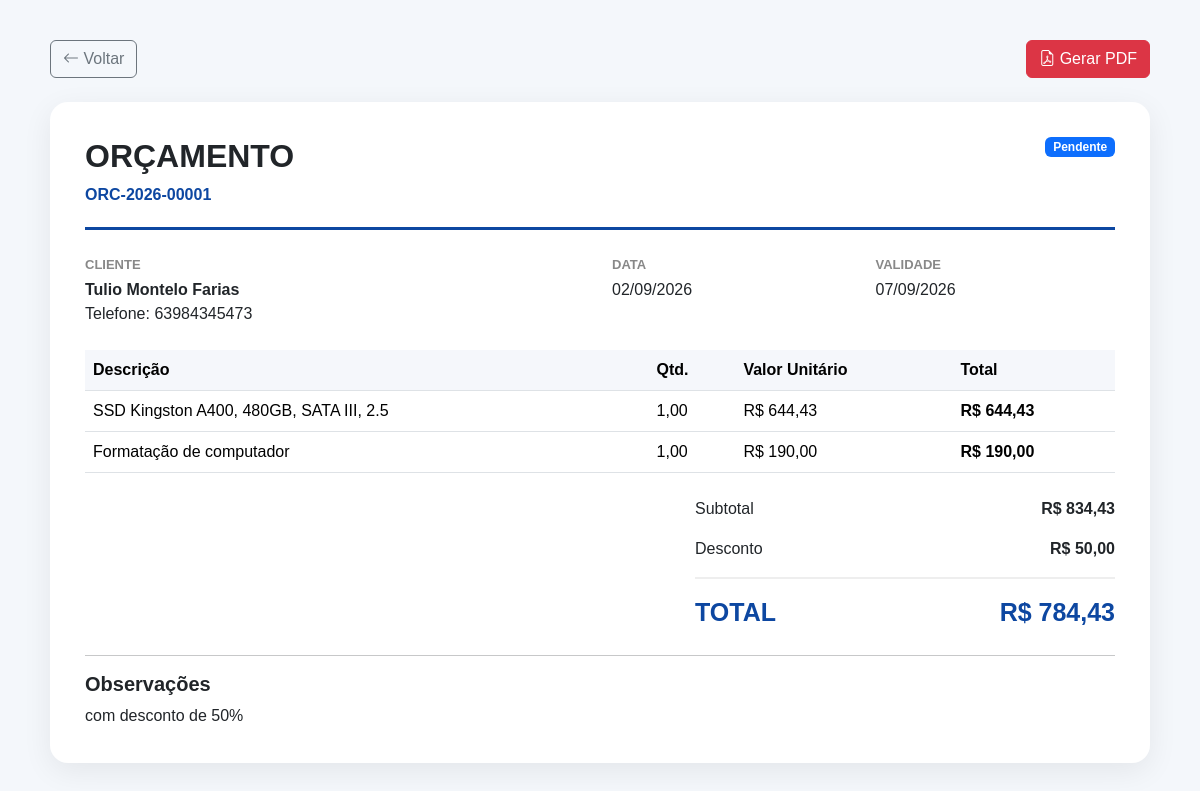
Page /orcamentos/visualizar.php?id=1 (signed in) on the committed database.
### tables this page shows
CREATE TABLE `orcamentos` (
  `id` int(11) NOT NULL,
  `numero` varchar(30) NOT NULL,
  `cliente_id` int(11) NOT NULL,
  `data_orcamento` date NOT NULL,
  `validade` date DEFAULT NULL,
  `subtotal` decimal(12,2) NOT NULL DEFAULT 0.00,
  `desconto` decimal(12,2) NOT NULL DEFAULT 0.00,
  `total` decimal(12,2) NOT NULL DEFAULT 0.00,
  `status` enum('pendente','aprovado','recusado','finalizado') DEFAULT 'pendente',
  `observacoes` text DEFAULT NULL,
  `usuario_id` int(11) DEFAULT NULL,
  `criado_em` timestamp NOT NULL DEFAULT current_timestamp(),
  `atualizado_em` timestamp NOT NULL DEFAULT current_timestamp() ON UPDATE current_timestamp()
);

CREATE TABLE `clientes` (
  `id` int(11) NOT NULL,
  `nome` varchar(150) NOT NULL,
  `tipo_pessoa` enum('fisica','juridica') DEFAULT 'fisica',
  `cpf_cnpj` varchar(20) DEFAULT NULL,
  `telefone` varchar(20) DEFAULT NULL,
  `whatsapp` varchar(20) DEFAULT NULL,
  `email` varchar(150) DEFAULT NULL,
  `cep` varchar(10) DEFAULT NULL,
  `endereco` varchar(200) DEFAULT NULL,
  `numero` varchar(20) DEFAULT NULL,
  `complemento` varchar(100) DEFAULT NULL,
  `bairro` varchar(100) DEFAULT NULL,
  `cidade` varchar(100) DEFAULT NULL,
  `estado` char(2) DEFAULT NULL,
  `observacoes` text DEFAULT NULL,
  `status` enum('ativo','inativo') DEFAULT 'ativo',
  `criado_em` timestamp NOT NULL DEFAULT current_timestamp(),
  `atualizado_em` timestamp NOT NULL DEFAULT current_timestamp() ON UPDATE current_timestamp()
);

CREATE TABLE `orcamento_itens` (
  `id` int(11) NOT NULL,
  `orcamento_id` int(11) NOT NULL,
  `servico_id` int(11) DEFAULT NULL,
  `descricao` varchar(255) NOT NULL,
  `quantidade` decimal(10,2) NOT NULL DEFAULT 1.00,
  `valor_unitario` decimal(12,2) NOT NULL DEFAULT 0.00,
  `total` decimal(12,2) NOT NULL DEFAULT 0.00
);

### orcamentos/visualizar.php (the view, shortened to what this page needs)
<?php
require_once "../config/database.php";
$id = filter_input(
    INPUT_GET,
    "id",
    FILTER_VALIDATE_INT
);
$stmt = $pdo->prepare("
    SELECT
        o.*,
        c.nome AS cliente_nome,
        c.cpf_cnpj,
        c.telefone,
        c.whatsapp,
        c.email,
        c.endereco,
        c.numero AS cliente_numero,
        c.bairro,
        c.cidade,
        c.estado
    FROM orcamentos o
    INNER JOIN clientes c
        ON c.id = o.cliente_id
    WHERE o.id = :id
    LIMIT 1
");
$stmt->execute([
    ":id" => $id
]);
$orcamento =
    $stmt->fetch();
$stmtItens = $pdo->prepare("
    SELECT *
    FROM orcamento_itens
    WHERE orcamento_id = :id
    ORDER BY id
");
$stmtItens->execute([
    ":id" => $id
]);
$itens =
    $stmtItens->fetchAll();
?>
<!DOCTYPE html>
<html lang="pt-BR">
<head>
<link
    href="https://cdn.jsdelivr.net/npm/bootstrap@5.3.3/dist/css/bootstrap.min.css"
    rel="stylesheet"
>
<link
    rel="stylesheet"
    href="https://cdn.jsdelivr.net/npm/bootstrap-icons@1.11.3/font/bootstrap-icons.min.css"
>
</head>
<body>
<div class="container-view">
    <div
        class="d-flex justify-content-between align-items-center mb-4"
    >
        <a
            href="index.php"
            class="btn btn-outline-secondary"
        >
            <i class="bi bi-arrow-left"></i>
            Voltar
        </a>
        <div class="d-flex gap-2">
            <a
                href="gerar_pdf.php?id=<?= $orcamento["id"] ?>"
                target="_blank"
                class="btn btn-danger"
            >
                <i class="bi bi-file-earmark-pdf"></i>
                Gerar PDF
            </a>
        </div>
    </div>
    <div class="box">
        <div class="orcamento-header">
            <div
                class="d-flex justify-content-between align-items-start"
            >
                <div>
                    <h2 class="fw-bold">
                        ORÇAMENTO
                    </h2>
                    <div class="numero">
                        <?= htmlspecialchars(
                            $orcamento["numero"]
                        ) ?>
                    </div>
                </div>
                <span class="badge text-bg-primary">
                    <?= ucfirst(
                        $orcamento["status"]
                    ) ?>
                </span>
            </div>
        </div>
        <div class="row g-4 mb-4">
            <div class="col-md-6">
                <div class="info-title">
                    Cliente
                </div>
                <div class="info-value">
                    <strong>
                        <?= htmlspecialchars(
                            $orcamento["cliente_nome"]
                        ) ?>
                    </strong>
                </div>
                <?php if ($orcamento["telefone"]): ?>
                    <div>
                        Telefone:
                        <?= htmlspecialchars(
                            $orcamento["telefone"]
                        ) ?>
                    </div>
                <?php endif; ?>
            </div>
            <div class="col-md-3">
                <div class="info-title">
                    Data
                </div>
                <div class="info-value">
                    <?= date(
                        "d/m/Y",
                        strtotime(
                            $orcamento["data_orcamento"]
                        )
                    ) ?>
                </div>
            </div>
            <div class="col-md-3">
                <div class="info-title">
                    Validade
                </div>
                <div class="info-value">
                    <?php if ($orcamento["validade"]): ?>
                        <?= date(
                            "d/m/Y",
                            strtotime(
                                $orcamento["validade"]
                            )
                        ) ?>
                    <?php else: ?>
                        Não informada
                    <?php endif; ?>
                </div>
            </div>
        </div>
        <div class="table-responsive">
            <table class="table">
                <thead>
                    <tr>
                        <th>Descrição</th>
                        <th>Qtd.</th>
                        <th>Valor Unitário</th>
                        <th>Total</th>
                    </tr>
                </thead>
                <tbody>
                    <?php foreach ($itens as $item): ?>
                        <tr>
                            <td>
                                <?= htmlspecialchars(
                                    $item["descricao"]
                                ) ?>
                            </td>
                            <td>
                                <?= number_format(
                                    $item["quantidade"],
                                    2,
                                    ",",
                                    "."
                                ) ?>
                            </td>
                            <td>
                                R$
                                <?= number_format(
                                    $item["valor_unitario"],
                                    2,
                                    ",",
                                    "."
                                ) ?>
                            </td>
                            <td>
                                <strong>
                                    R$
                                    <?= number_format(
                                        $item["total"],
                                        2,
                                        ",",
                                        "."
                                    ) ?>
                                </strong>
                            </td>
                        </tr>
                    <?php endforeach; ?>
                </tbody>
            </table>
        </div>
        <div class="total-area">
            <div class="total-line">
                <span>
                    Subtotal
                </span>
                <strong>
                    R$
                    <?= number_format(
                        $orcamento["subtotal"],
                        2,
                        ",",
                        "."
                    ) ?>
                </strong>
            </div>
            <div class="total-line">
                <span>
                    Desconto
                </span>
                <strong>
                    R$
                    <?= number_format(
                        $orcamento["desconto"],
                        2,
                        ",",
                        "."
                    ) ?>
                </strong>
            </div>
            <div class="total-line total-final">
                <span>
                    TOTAL
                </span>
                <span>
                    R$
                    <?= number_format(
                        $orcamento["total"],
                        2,
                        ",",
                        "."
                    ) ?>
                </span>
            </div>
        </div>
        <?php if ($orcamento["observacoes"]): ?>
            <hr>
            <h5 class="fw-bold">
                Observações
            </h5>
            <div>
                <?= nl2br(
                    htmlspecialchars(
                        $orcamento["observacoes"]
                    )
                ) ?>
            </div>
        <?php endif; ?>
    </div>
</div>
</body>
</html>

### orcamentos/visualizar.php (style rules this page uses)
body { background: #f4f7fb; font-family: Arial, Helvetica, sans-serif; }
.container-view { max-width: 1100px; margin: 40px auto; }
.box { background: white; padding: 35px; border-radius: 18px; box-shadow: 0 8px 30px rgba(0,0,0,.07); margin-bottom: 25px; }
.orcamento-header { border-bottom: 3px solid #0d47a1; padding-bottom: 20px; margin-bottom: 25px; }
.numero { color: #0d47a1; font-weight: bold; }
.info-title { font-size: 13px; text-transform: uppercase; color: #888; font-weight: bold; }
.info-value { font-size: 16px; margin-top: 3px; }
.table th { background: #f5f7fb; }
.total-area { max-width: 420px; margin-left: auto; }
.total-line { display: flex; justify-content: space-between; padding: 8px 0; }
.total-final { font-size: 25px; color: #0d47a1; font-weight: bold; border-top: 2px solid #eee; margin-top: 8px; padding-top: 15px; }

### rows in the picture
orcamentos: numero "ORC-2026-00001", status "Pendente", cliente.nome "Tulio Montelo Farias", cliente.telefone "63984345473", data_orcamento "02/09/2026", validade "07/09/2026", subtotal "834,43", desconto "50,00", total "784,43", observacoes "com desconto de 50%"
orcamento_itens: descricao "SSD Kingston A400, 480GB, SATA III, 2.5", quantidade "1,00", valor_unitario "644,43", total "644,43"
orcamento_itens: descricao "Formatação de computador", quantidade "1,00", valor_unitario "190,00", total "190,00"
